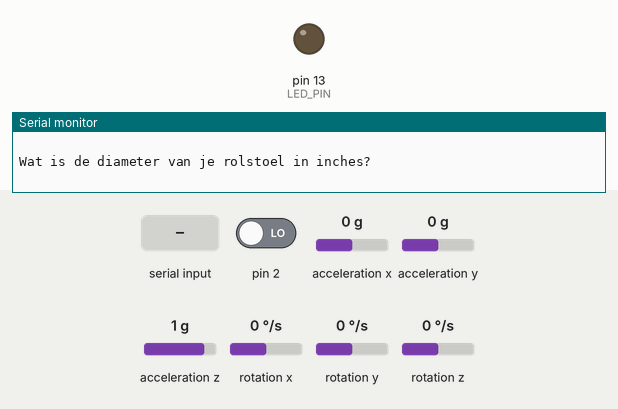
Recording of a sketch running on a simulated Arduino Uno, built with avr-gcc and run on an emulated ATmega328P. Shown: output pins drawn as LEDs (lit = HIGH), the last lines printed to the serial monitor. The inputs (shaded band) are chosen by the test bench; at power-on: pin 2 LOW, acceleration x 0 g, acceleration y 0 g, acceleration z 1 g, rotation x 0 °/s, rotation y 0 °/s, rotation z 0 °/s. The sensor or clock chip raises its interrupt line as the real part does.

Above: at 1.3 s.
1.4 s: "90,45\n" received over Serial
At 2.6 s:
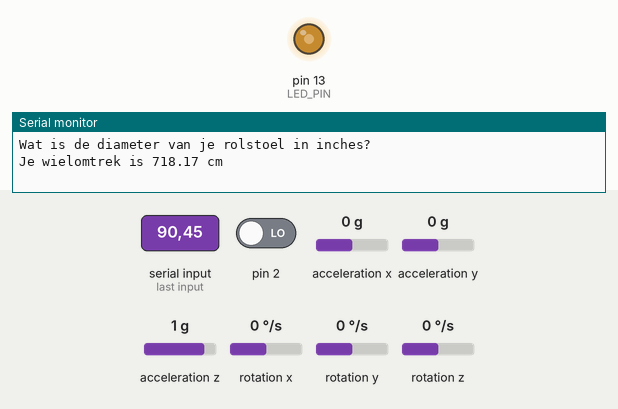
4.4 s: pin 2 driven HIGH
Timing chart, 0 to 7.4 s (numbered marks = the images above; inputs shaded):
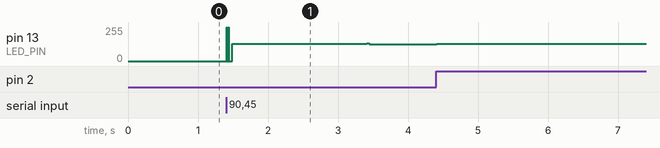

The sketch:

Tech_Rolstoel_Project_IDE.ino
```cpp
// I2Cdev and MPU6050 must be installed as libraries https://github.com/AritroMukherjee/MPU5060sensor
// Check serial port under tools
// Check baud, 115200, in serial monitor

#include <I2Cdev.h>
#include <stdio.h>
#include <MPU6050_6Axis_MotionApps20.h>

#if I2CDEV_IMPLEMENTATION == I2CDEV_ARDUINO_WIRE
#include <Wire.h>
#endif

MPU6050 mpu;
// ================================================================
// ===                    CHOOSE WHICH DATA                     ===
// ================================================================

//#define SEE_DATA_STREAM
//#define SEE_DISTANCE_TRAVELLED
//#define SEE_SPEED
#define SEE_DISTRAVSPEED

// ================================================================
// ===                      ALL VARIABLES                       ===
// ================================================================

// LED for activity
#define LED_PIN 13
bool blinkState = false;

// MPU control/status vars
bool dmpReady = false;  // set true if DMP init was successful
uint8_t mpuIntStatus;   // holds actual interrupt status byte from MPU
uint8_t devStatus;      // return status after each device operation (0 = success, !0 = error)
uint16_t packetSize;    // expected DMP packet size (default is 42 bytes)
uint16_t fifoCount;     // count of all bytes currently in FIFO
uint8_t fifoBuffer[64]; // FIFO storage buffer

// orientation/motion vars
Quaternion q;        // [w, x, y, z]         quaternion container
VectorInt16 aa;      // [x, y, z]            accel sensor measurements
VectorInt16 aaReal;  // [x, y, z]            gravity-free accel sensor measurements
VectorInt16 aaWorld; // [x, y, z]            world-frame accel sensor measurements
VectorFloat gravity; // [x, y, z]            gravity vector
float euler[3];      // [psi, theta, phi]    Euler angle container
float ypr[3];        // [yaw, pitch, roll]   yaw/pitch/roll container and gravity vector

// wheelcircumference imput
char diameter[5];        // char diameter of wheel in inches
float circumference = 0; // circumference of wheel in cm
byte number = 0;         // byte diameter of wheel in inches

// integers of ypr
int ypr_0; // yaw angle in degrees
int ypr_1; // pitch angle in degrees
int ypr_2; // roll angle in degrees

// calculate distance travelled
int prevypr_1 = 0;       // previous pitch angle measurement
int prevypr_2 = 0;       // previous roll angle measurement
int passes_1 = 0;        // passes of the pitch angle past 0
int passes_2 = 0;        // passes of the roll angle past 0
float distrav_m = 0;     // distance travelleld in meter
float prevdistrav_m = 0; // previous distance travelleld in meter

// calculate speed
unsigned long time_begin; // time begin for delta(t)
unsigned long time_end;   // time end for delta(t)
int index = 0;
float distrav_begin = 0; // distance travelled begin for delta(x)
float distrav_end = 0;   // distance travelled end for delta(x)
float average = 0;       // average speed over 3 seconds

// ================================================================
// ===               INTERRUPT DETECTION ROUTINE                ===
// ================================================================

// indicates whether MPU interrupt pin has gone high
volatile bool mpuInterrupt = false;
void dmpDataReady()
{
    mpuInterrupt = true;
}

// ================================================================
// ===                      INITIAL SETUP                       ===
// ================================================================

void setup()
{
// join I2C bus (I2Cdev library doesn't do this automatically)
#if I2CDEV_IMPLEMENTATION == I2CDEV_ARDUINO_WIRE
    Wire.begin();
    TWBR = 24; // 400kHz I2C clock (200kHz if CPU is 8MHz)
#elif I2CDEV_IMPLEMENTATION == I2CDEV_BUILTIN_FASTWIRE
    Fastwire::setup(400, true);
#endif

    // initialize serial communication
    Serial.begin(115200);
    while (!Serial)
        ;

    // initialize device
    //Serial.println(F("Initializing I2C devices..."));                                                               // <---- uncomment to see start procedure
    mpu.initialize();

    // verify connection
    //Serial.println(F("Testing device connections..."));                                                             // <---- uncomment to see start procedure
    //Serial.println(mpu.testConnection() ? F("MPU6050 connection successful") : F("MPU6050 connection failed"));     // <---- uncomment to see start procedure

    // load and configure the DMP
    //Serial.println(F("Initializing DMP..."));                                                                       // <---- uncomment to see start procedure
    devStatus = mpu.dmpInitialize();

    // supply your own gyro offsets here, scaled for min sensitivity
    mpu.setXGyroOffset(220);
    mpu.setYGyroOffset(76);
    mpu.setZGyroOffset(-85);
    mpu.setZAccelOffset(1788); // 1688 factory default for MPU6050

    // make sure it worked (returns 0 if so)
    if (devStatus == 0)
    {
        // turn on the DMP, now that it's ready
        //Serial.println(F("Enabling DMP..."));                                                                       // <---- uncomment to see start procedure
        mpu.setDMPEnabled(true);

        // enable Arduino interrupt detection
        //Serial.println(F("Enabling interrupt detection (Arduino external interrupt 0)..."));                        // <---- uncomment to see start procedure
        attachInterrupt(0, dmpDataReady, RISING);
        mpuIntStatus = mpu.getIntStatus();

        // set our DMP Ready flag so the main loop() function knows it's okay to use it
        //Serial.println(F("DMP ready! Waiting for first interrupt..."));                                             // <---- uncomment to see start procedure
        dmpReady = true;

        // get expected DMP packet size for later comparison
        packetSize = mpu.dmpGetFIFOPacketSize();
    }
    else
    {
        // 1 = initial memory load failed                                                                             // (if it's going to break, usually the code will be 1)
        // 2 = DMP configuration updates failed
        //Serial.print(F("DMP Initialization failed (code "));                                                        // <---- uncomment to see start procedure
        //Serial.print(devStatus);                                                                                    // <---- uncomment to see start procedure
        //Serial.println(F(")"));                                                                                     // <---- uncomment to see start procedure
    }
    // configure LED for output
    pinMode(LED_PIN, OUTPUT);

    // ask for wheelcircumference in inches
    Serial.println(" ");
    Serial.println("Wat is de diameter van je rolstoel in inches?");
    while (!Serial.available())
        ; // <---- comment to be able to use serial plotter
    Serial.readBytesUntil('\n', diameter, 2);
    number = atoi(diameter);
    circumference = number * M_PI * 2.54;
    Serial.print("Je wielomtrek is ");
    Serial.print(circumference);
    Serial.println(" cm");
    Serial.println(" ");
}

// ================================================================
// ===                    MAIN PROGRAM LOOP                     ===
// ================================================================

void loop()
{
    // if programming failed, don't try to do anything
    if (!dmpReady)
        return;

    // wait for MPU interrupt or extra packet(s) available
    while (!mpuInterrupt && fifoCount < packetSize)
    {
    }

    // reset interrupt flag and get INT_STATUS byte
    mpuInterrupt = false;
    mpuIntStatus = mpu.getIntStatus();

    // get current FIFO count
    fifoCount = mpu.getFIFOCount();

    // check for overflow (this should never happen unless our code is too inefficient)
    if ((mpuIntStatus & 0x10) || fifoCount == 1024)
    {
        // reset so we can continue cleanly
        mpu.resetFIFO();
        //Serial.println(F("FIFO overflow!"));                                                                        // <---- uncomment to see start procedure

        // otherwise, check for DMP data ready interrupt (this should happen frequently)
    }
    else if (mpuIntStatus & 0x02)
    {
        // wait for correct available data length, should be a VERY short wait
        while (fifoCount < packetSize)
            fifoCount = mpu.getFIFOCount();

        // read a packet from
        mpu.getFIFOBytes(fifoBuffer, packetSize);

        // track FIFO count here in case there is > 1 packet available
        // (this lets us immediately read more without waiting for an interrupt)
        fifoCount -= packetSize;

        // display Euler angles in degrees
        mpu.dmpGetQuaternion(&q, fifoBuffer);
        mpu.dmpGetGravity(&gravity, &q);
        mpu.dmpGetYawPitchRoll(ypr, &q, &gravity);

        // set integers yaw, pitch and roll
        ypr_0 = ypr[0] * 180 / M_PI;
        ypr_1 = ypr[1] * 180 / M_PI;
        ypr_2 = ypr[2] * 180 / M_PI;

// print ypr angles
#ifdef SEE_DATA_STREAM
        Serial.print("ypr\t");
        Serial.print(ypr_0);
        Serial.print("\t");
        Serial.print(ypr_1);
        Serial.print("\t");
        Serial.println(ypr_2);
#endif

        // ================================================================
        // ===              CALCULATE DISTANCE TRAVELLED                ===
        // ================================================================

        // count passes past 0 pitch and roll
        if ((prevypr_1 <= 0 && ypr_1 >= 0 && prevypr_1 != ypr_1) || (prevypr_1 >= 0 && ypr_1 <= 0 && prevypr_1 != ypr_1))
        {
            passes_1 += 1;
        }
        if ((prevypr_2 <= 0 && ypr_2 >= 0 && prevypr_2 != ypr_2) || (prevypr_2 >= 0 && ypr_2 <= 0 && prevypr_2 != ypr_2))
        {
            passes_2 += 1;
        }

        // calculate distance travelled
        distrav_m = ((passes_1 + passes_2) / 4 * circumference / 100);
        if (prevdistrav_m != distrav_m)
        {
#ifdef SEE_DISTANCE_TRAVELLED
            Serial.print("Je hebt ");
            Serial.print(distrav_m);
            Serial.println(" meter afgelegd.");
#endif
        }

        // set new previous integers
        prevypr_1 = ypr_1;
        prevypr_2 = ypr_2;
        prevdistrav_m = distrav_m;

        // ================================================================
        // ===                     CALCULATE SPEED                      ===
        // ================================================================

        if (index >= 199)
        {
            // update variables
            distrav_end = distrav_m;
            time_end = millis();
            average = ((distrav_end - distrav_begin) / ((time_end - time_begin) / 1000) * 3.6);

// print speed
#ifdef SEE_SPEED
            Serial.print("Je gaat ");
            Serial.print(average);
            Serial.println(" km/h");
#endif

// print speed and distance travelled
#ifdef SEE_DISTRAVSPEED
            Serial.print("Je hebt ");
            Serial.print(distrav_m);
            Serial.print(" meter afgelegd en je gaat ");
            Serial.print(average);
            Serial.println(" km/h");
#endif

            // reset counts
            index = 0;

            // update variables
            distrav_begin = distrav_m;
            time_begin = millis();
        }
        else
        {
            // count plus 1
            index += 1;
        }

        // ================================================================
        // ===                      LED BLINKING                        ===
        // ================================================================
        // blink LED to indicate activity
        blinkState = !blinkState;
        digitalWrite(LED_PIN, blinkState);
    }
}
```

Measured:
- after the input at 1.4 s, pin 13 (LED_PIN): 0/255 → 128/255 at once, → 124/255 2.0 s later
